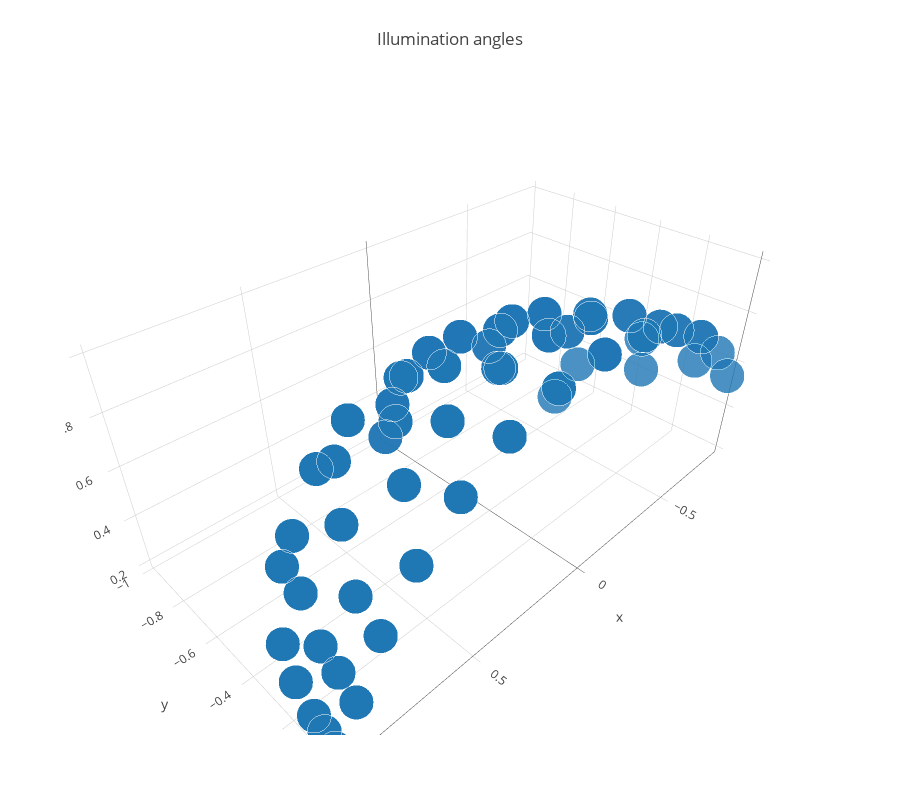

Notebook cell for this chart:
### Code cell
layout = go.Layout(
    title='Illumination sources',
    autosize=True,
    width=900,
    height=800,
    margin=dict(
        l=65,
        r=50,
        b=65,
        t=90
    )
)
fig = go.Figure(data=[illum_scatter], layout=layout)
iplot(fig, filename='illumination')

### Figure 1 — Plotly figure (JSON) as saved in the notebook; plotly's stock layout.template omitted (floating-point values rounded to 4 significant figures; data arrays with more than 128 entries replaced by an {"elided": "..."} marker saying what was removed)
{"data": [{"marker": {"line": {"color": "rgba(217, 217, 217, 0.14)", "width": 0.5}, "opacity": 0.8, "size": 12}, "mode": "markers", "type": "scatter3d", "x": {"elided": "205 float values"}, "y": {"elided": "205 float values"}, "z": {"elided": "205 float values"}}], "layout": {"autosize": true, "height": 800, "margin": {"b": 65, "l": 65, "r": 50, "t": 90}, "title": "Illumination angles", "width": 900}}
